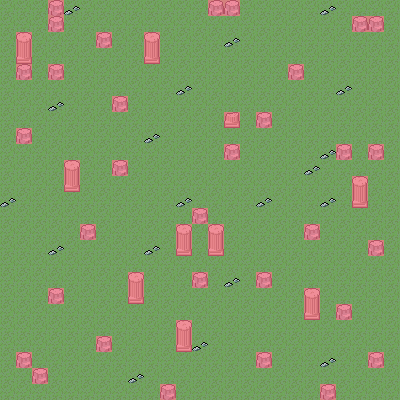

This is a level from a 2D game, rendered from its Tiled map with the project's own tilesets. A one-line summary and the map file follow, with tile-layer data summarised:
An orthogonal 25x25 tile map with 16x16 px tiles, 3 tile layers (background, optional, meta), 2 tilesets and 3 objects (1, 2, 3).

<map version="1.0" orientation="orthogonal" width="25" height="25" tilewidth="16" tileheight="16">
 <tileset firstgid="1" name="map" tilewidth="16" tileheight="16">
  <image source="map.png" width="48" height="80" />
 </tileset>
 <tileset firstgid="16" name="meta" tilewidth="16" tileheight="16">
  <image source="meta.png" width="48" height="16" />
 </tileset>
 <layer name="background" width="25" height="25">
  <data>[625 cells, 625 non-empty, 1 distinct tile ids]</data>
 </layer>
 <layer name="optional" width="25" height="25">
  <data>[625 cells, 70 non-empty, 5 distinct tile ids]</data>
 </layer>
 <layer name="meta" width="25" height="25">
  <data>[625 cells, 51 non-empty, 1 distinct tile ids]</data>
 </layer>
 <objectgroup name="Event" width="25" height="25">
  <object name="movable_rock" type="1" gid="13" x="80" y="48" />
  <object name="message" type="2" gid="13" x="64" y="80">
   <properties>
    <property name="decide_trigger" value="true" />
    <property name="msg_data" value="[&quot;メッセージテスト&quot;,&quot;二番目メッセージテスト&quot;]" />
   </properties>
  </object>
  <object name="start" type="3" gid="13" x="192" y="256" />
 </objectgroup>
</map>